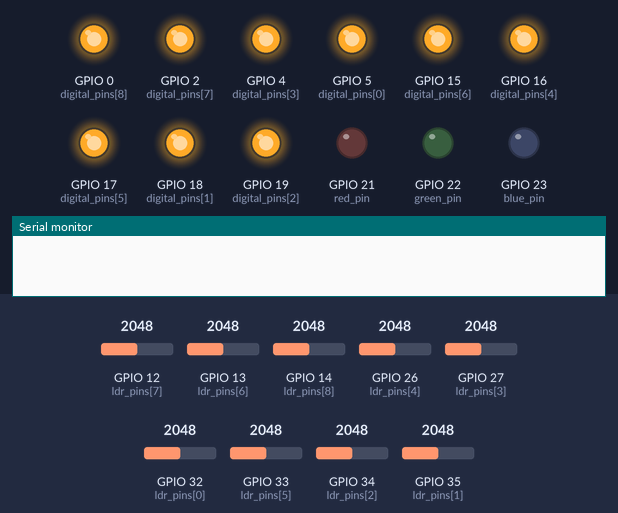
Simulated run of this sketch. Board: ESP32. Parts: output pins drawn as LEDs (lit = HIGH), the last lines printed to the serial monitor. The test bench sets the inputs (shaded band); at power-on: GPIO 12 (ldr_pins[7]) = 2048, GPIO 13 (ldr_pins[6]) = 2048, GPIO 14 (ldr_pins[8]) = 2048, GPIO 26 (ldr_pins[4]) = 2048, GPIO 27 (ldr_pins[3]) = 2048, GPIO 32 (ldr_pins[0]) = 2048, GPIO 33 (ldr_pins[5]) = 2048, GPIO 34 (ldr_pins[2]) = 2048, GPIO 35 (ldr_pins[1]) = 2048.

Above: at 5.0 s.
At 15.0 s:
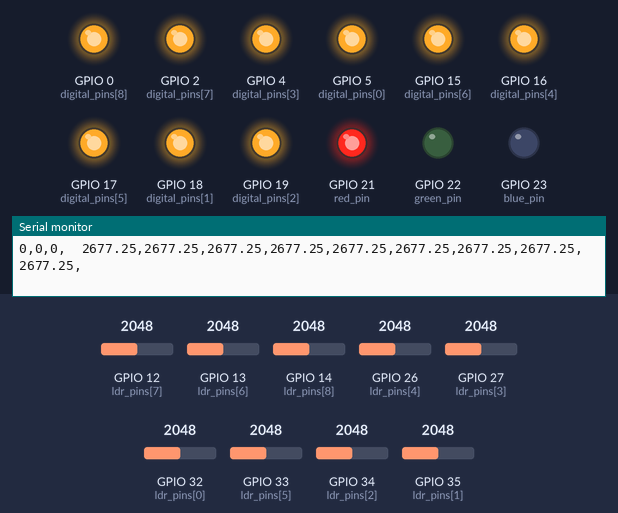
At 25.0 s:
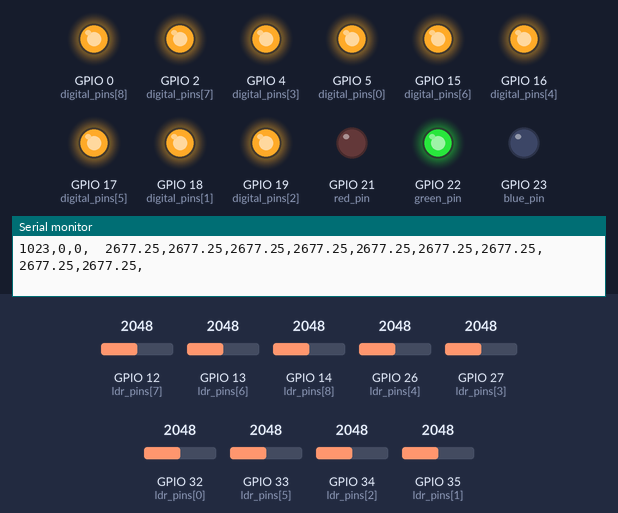
At 35.0 s:
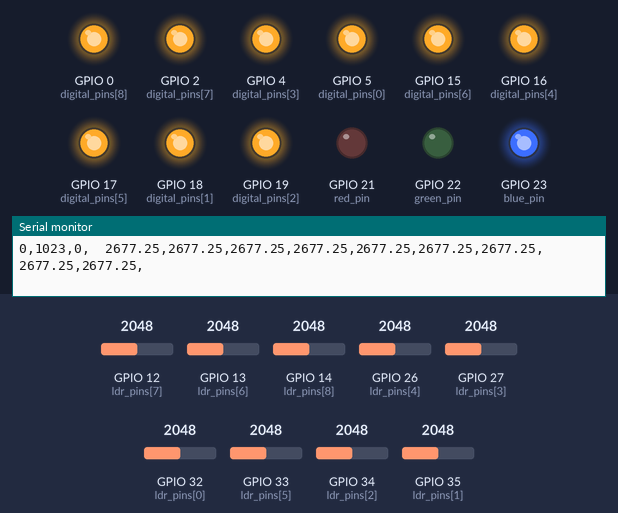
Timing chart, 0 to 52.0 s (numbered marks = the images above):
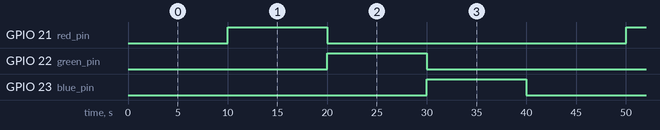

Measured:
- by itself, GPIO 21 (red_pin), GPIO 22 (green_pin), GPIO 23 (blue_pin): alternates HIGH for 10.0 s and LOW for 30.0 s
- by itself, everything shown: repeats every 40.0 s, in 4 steps

The sketch:

recording_piece_reflectivity.ino
```cpp
/*
 * Collects data about the reflectivity of the pieces.
 * Outputs it as a calculated intensity reading
 */
const int KNOWN_RESISTANCE = 2000;//Omhs
const int INPUT_RANGE = 4095;//max analog input value

const int pieces = 9;//number of pieces
const int red_pin = 21;
const int green_pin = 22;
const int blue_pin = 23;

const int PWMFreq = 5000; /* 5 KHz */
const int PWMResolution = 10;
const int MAX_DUTY_CYCLE = (int)(pow(2, PWMResolution) - 1);

const int redPwmChannel = 0;
const int greenPwmChannel = 1;
const int bluePwmChannel = 2;

int red;
int green;
int blue;

//ldr input pins
const int ldr_pins[pieces] = {32,35,34, 27,26,33, 13,12,14};
//led control pins
const int digital_pins[pieces] = {5,18,19, 4,16,17, 15,2,0};
boolean pieces_in[pieces];//which pins are in

int iterations = 0;

/*gets the resistance of the ldr in the specified slot*/
float getLdrResistance(int piece_number){
  int ldr_pin = ldr_pins[piece_number];
  float sensorValue = analogRead(ldr_pin);
  float resistance = ((INPUT_RANGE / sensorValue) - 1) * KNOWN_RESISTANCE;
  return resistance;
}

/*gets the measured brightness in the specified slot*/
float getIntensity(int piece_number){
  float resistance = getLdrResistance(piece_number);
  float light_intensity = 1600000000 * pow(resistance, -1.75);
  //calibration coefficients aren't used as they cancel(and would just complicate the program)
  if(light_intensity < 0){
    light_intensity = 0;
  }
  return light_intensity;
}

/*updates the leds with the latest values*/
void update_leds(){
  for(int piece_number = 0; piece_number<pieces; piece_number++){
    digitalWrite(digital_pins[piece_number], pieces_in[piece_number]);
  }

  ledcWrite(redPwmChannel, red);
  ledcWrite(greenPwmChannel, green);
  ledcWrite(bluePwmChannel, blue);
}

/*prints the LED output and the LDR readings in a standard format*/
void print_readings(){
  Serial.print(red);
  Serial.print(",");
  Serial.print(green);
  Serial.print(",");
  Serial.print(blue);
  Serial.print(",  ");

  for(int piece_number = 0; piece_number<pieces; piece_number++){
    Serial.print(getIntensity(piece_number));
    Serial.print(",");
  }
  Serial.println("");
}

void setup() {
  //initialises array
  for(int piece_number = 0; piece_number<pieces; piece_number++){
    pieces_in[piece_number] = 1;
  }

  Serial.begin(115200);

  //sets up the LEDs
  ledcSetup(redPwmChannel, PWMFreq, PWMResolution);
  ledcSetup(greenPwmChannel, PWMFreq, PWMResolution);
  ledcSetup(bluePwmChannel, PWMFreq, PWMResolution);

  ledcAttachPin(red_pin, redPwmChannel);
  ledcAttachPin(green_pin, greenPwmChannel);
  ledcAttachPin(blue_pin, bluePwmChannel);

  for(int piece_number = 0; piece_number<pieces; piece_number++){
    pinMode(digital_pins[piece_number], OUTPUT);
    digitalWrite(digital_pins[piece_number], pieces_in[piece_number]);
  }

  red = 0;
  green = 0;
  blue = 0;

  update_leds();

  //sets up the LDRs
  for(int piece_number = 0; piece_number<pieces; piece_number++){
    pinMode(ldr_pins[piece_number], INPUT);
  }
}

void loop() {
  //sets the output colour
  red = 0;
  green = 0;
  blue = 0;

  if(iterations % 4 == 0){
    //all off
  }else if(iterations % 4 == 1){
    red = 1023;
  }else if(iterations % 4 == 2){
    green = 1023;
  }else if(iterations % 4 == 3){
    blue = 1023;
  }
  update_leds();

  delay(10000);//waits 10 seconds to eliminate the effect of hysteresis
  print_readings();//outputs the recorded value
  iterations++;//goes to the next part of the sequence
}
```
